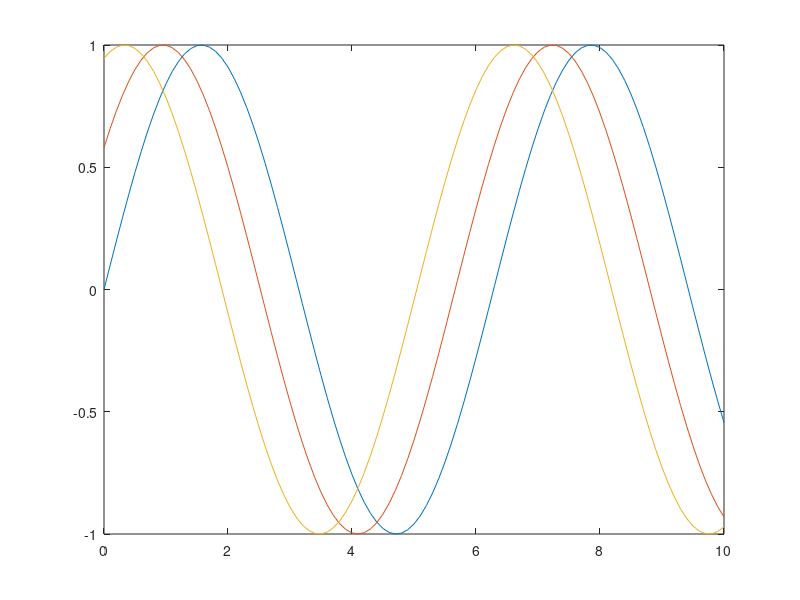

Here is the MATLAB script that generated this plot:
%To plot three phases wave forms each 120 degrees apart
clear all; close all; clc;
t=0:0.1:10;
a=sin(t);
b=sin(t+120);
c=sin(t+240);
plot(t,a,t,b,t,c)